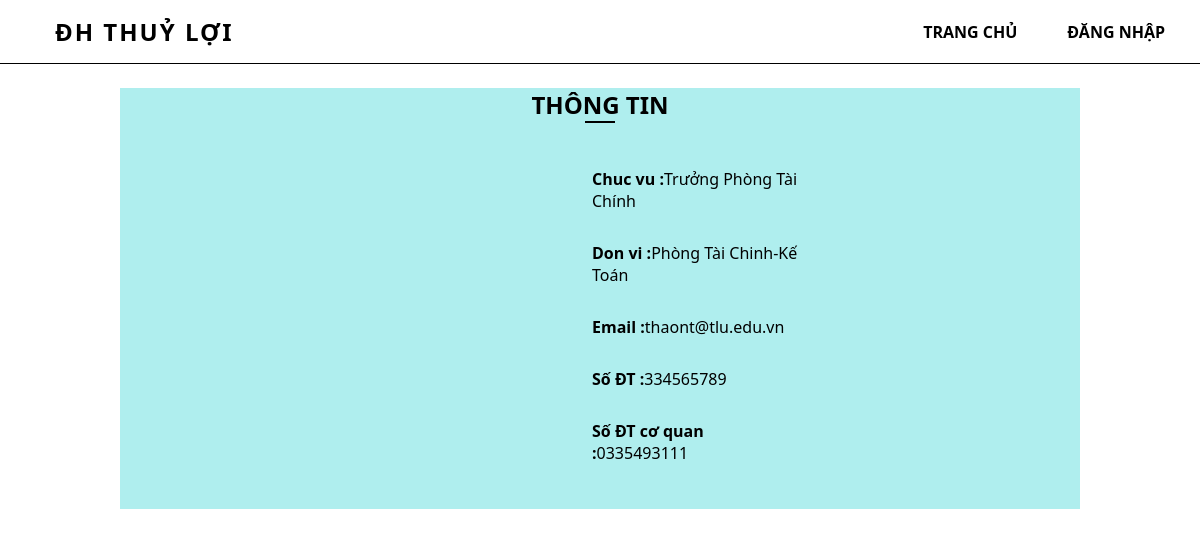
The page /detail.php?id=27 on the database its author committed.
### tables this page shows
CREATE TABLE `canbo` (
  `id` int(11) NOT NULL,
  `name` varchar(255) NOT NULL,
  `anh` varchar(255) NOT NULL,
  `chucvu` varchar(255) NOT NULL,
  `coquan` varchar(255) NOT NULL,
  `email` varchar(255) NOT NULL,
  `sdt` int(11) NOT NULL,
  `id_donvi` int(10) DEFAULT NULL
);

CREATE TABLE `donvi` (
  `id` int(10) NOT NULL,
  `name` varchar(255) NOT NULL,
  `sophong` varchar(10) NOT NULL,
  `maytruc` int(255) DEFAULT NULL,
  `diachi` varchar(255) DEFAULT NULL,
  `email` varchar(255) DEFAULT NULL,
  `website` varchar(255) DEFAULT NULL,
  `id_child` int(10) DEFAULT NULL
);

### config/dbhelper.php (called while the page is built, shortened)
<?php
function select_one($sql) {
	$con = mysqli_connect(HOST, USERNAME, PASSWORD, DATABASE);
	$result = mysqli_query($con, $sql);
	$row    = mysqli_fetch_array($result, 1);
	return $row;
}

### detail.php (the view, shortened to what this page needs)
<?php
    require_once ('config/dbhelper.php');
?>
<!DOCTYPE html>
<html lang="en">
<head>
    <link rel="stylesheet" href="style.css">
</head>
<body>
    <div class="wrapper">
        <section>
            <header>
                <div id="inner-header">
                    <a class="logo" href="#">ĐH Thuỷ Lợi</a>
                    <nav>
                        <ul id="main-menu">
                            <li><a href="">Trang chủ</a></li>
                            <li><a href="login.php">Đăng nhập</a></li>
                        </ul>
                    </nav>
                </div>
            </header>
        </section>
        <br><br><br><br>
        <?php
        $sql =  " select * from canbo where id =".$_GET['id']." ";
        $directory =  select_one($sql) ;
        if($directory != null) {
                $cv = $directory['chucvu'];
                $em = $directory['email'];
                $sdt = $directory['sdt'];
                $dtcq = $directory['coquan'];
                $iddv = $directory['id_donvi'];
                $sqldv = "select name from donvi where id = " .$iddv;
                $iddv = select_one($sqldv) ;
        if ($iddv!= null) {
                $dv = $iddv['name'];
        }
        }  ?>
        <section class="detail">
                <h1>Thông tin</h1>
                <div class="info">
                    <div class="grid">
                    </div>
                    <div class="grid">
                        <p><strong>Chuc vu :</strong><?=$cv?></p>
                        <p><strong>Don vi :</strong><?=$dv?></p>
                        <p><strong>Email :</strong><?=$em?></p>
                        <p><strong>Số ĐT :</strong><?=$sdt?></p>
                        <p><strong>Số ĐT cơ quan :</strong><?=$dtcq?></p>
                    </div>
                </div>
        </section>
</body>
</html>

### style.css (style rules this page uses)
* { padding: 0; margin: 0; }
.wrapper { width: 80%; margin: 0 auto; }
body { font-family: 'Segoe UI', Tahoma, Geneva, Verdana, sans-serif; color: #000; background: url(./totoro_march_by_datdatori_d8u4rmr.png); background-size: cover; height: 100vh; background-attachment: fixed; background-position: center; }
ul { list-style: none; }
a { text-decoration: none; }
header { position: fixed; top: 0; left: 0; width: 100%; background-color: #fff; border-bottom: 1px solid #000; padding: 15px; transition: all 0.7s; z-index: 1000; }
.logo { color: #000; text-transform: uppercase; font-weight: bold; font-size: 1.5rem; letter-spacing: 2px; margin-left: 40px; }
#inner-header { display: flex; justify-content: space-between; align-items: center; }
#main-menu { display: flex; }
#main-menu a { text-transform: uppercase; margin-right: 50px; display: block; color: #000; font-weight: bold; transition: all .7s; }
.detail { background-color: paleturquoise; }
h1 { text-align: center; text-transform: uppercase; }
h1::after { content: "\A"; width: 30px; height: 2px; display: block; margin-top: 10px; background-color: #000; margin: 0 auto; }
.info { width: 50%; margin: 0 auto; display: grid; grid-template-columns: 40% 60%; transition: all .8s; padding: 10px; }
.grid { padding: 20px 30px; }
.grid p { padding: 15px 10px; }

### rows shown on the page
canbo: chucvu "Trưởng Phòng Tài Chính", email "thaont@tlu.edu.vn", sdt "334565789", coquan "0335493111"
donvi: name "Phòng Tài Chinh-Kế Toán"
